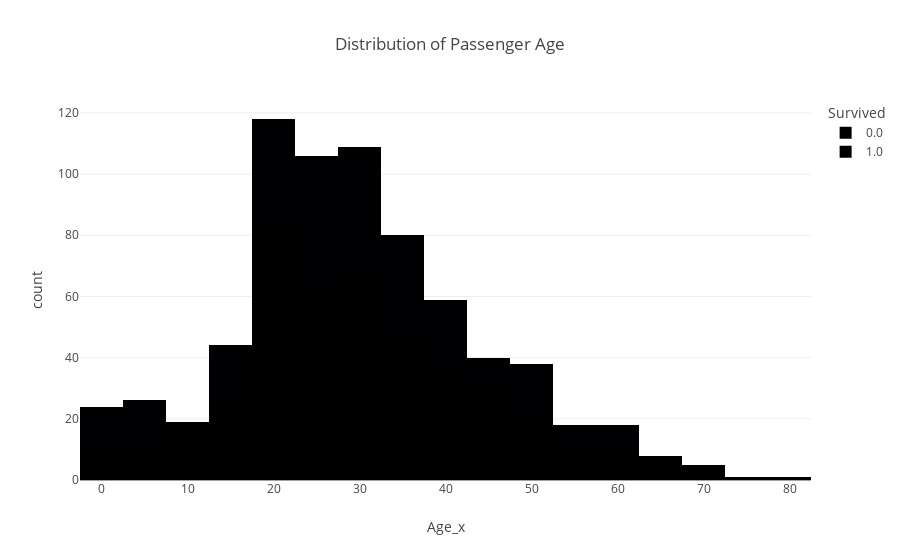
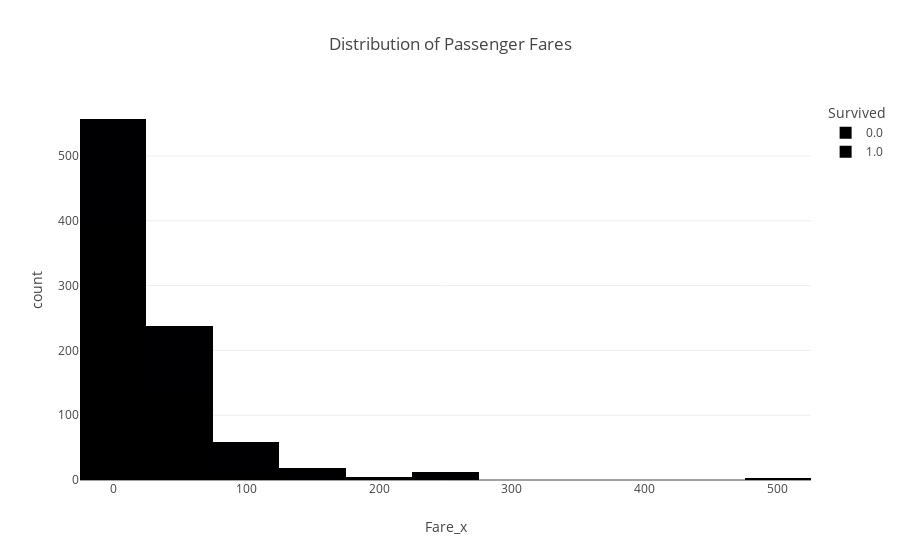
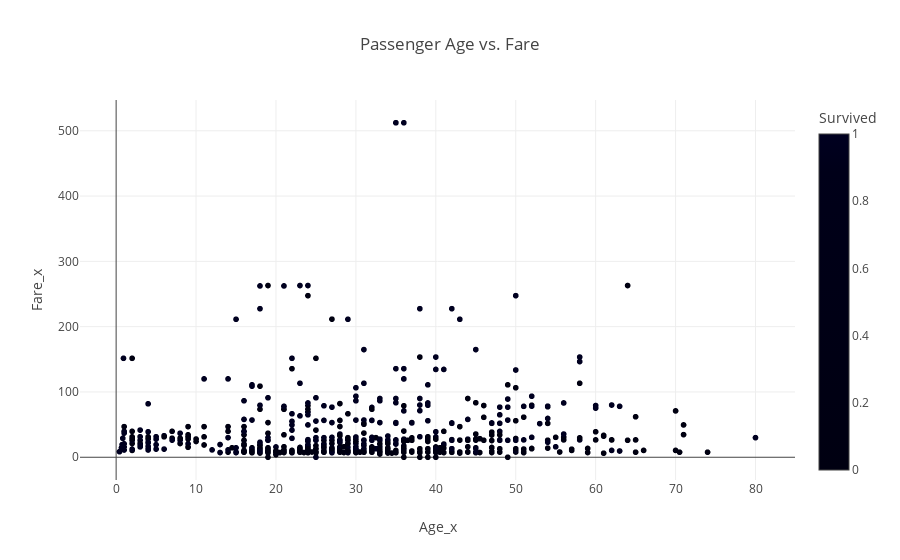

Source (notebook cell) for these figures, in order:
### Code cell
fig_age = px.histogram(titanic_df, x="Age_x", nbins=20,
                       color="Survived",
                       title="Distribution of Passenger Age")


fig_fare = px.histogram(titanic_df, x="Fare_x", nbins=20, 
                        color="Survived",
                        title="Distribution of Passenger Fares")

fig_scatter = px.scatter(titanic_df, x="Age_x", y="Fare_x", 
                         color="Survived",
                         title="Passenger Age vs. Fare")


# Show the figures in the notebook
fig_age.show()
fig_fare.show()
fig_scatter.show()

### Figure 1 — Plotly figure (JSON) as saved in the notebook; plotly's stock layout.template omitted (floating-point values rounded to 4 significant figures; data arrays with more than 128 entries replaced by an {"elided": "..."} marker saying what was removed)
{"data": [{"alignmentgroup": "True", "bingroup": "x", "hovertemplate": "Survived=0.0<br>Age_x=%{x}<br>count=%{y}<extra></extra>", "legendgroup": "0.0", "marker": {"color": "#000001", "pattern": {"shape": ""}}, "name": "0.0", "nbinsx": 20, "offsetgroup": "0.0", "orientation": "v", "showlegend": true, "type": "histogram", "x": {"elided": "549 float values"}, "xaxis": "x", "yaxis": "y"}, {"alignmentgroup": "True", "bingroup": "x", "hovertemplate": "Survived=1.0<br>Age_x=%{x}<br>count=%{y}<extra></extra>", "legendgroup": "1.0", "marker": {"color": "#000002", "pattern": {"shape": ""}}, "name": "1.0", "nbinsx": 20, "offsetgroup": "1.0", "orientation": "v", "showlegend": true, "type": "histogram", "x": {"elided": "342 float values"}, "xaxis": "x", "yaxis": "y"}], "layout": {"barmode": "relative", "legend": {"title": {"text": "Survived"}, "tracegroupgap": 0}, "title": {"text": "Distribution of Passenger Age"}, "xaxis": {"anchor": "y", "domain": [0, 1], "title": {"text": "Age_x"}}, "yaxis": {"anchor": "x", "domain": [0, 1], "title": {"text": "count"}}}}

### Figure 2 — Plotly figure (JSON) as saved in the notebook; plotly's stock layout.template omitted (floating-point values rounded to 4 significant figures; data arrays with more than 128 entries replaced by an {"elided": "..."} marker saying what was removed)
{"data": [{"alignmentgroup": "True", "bingroup": "x", "hovertemplate": "Survived=0.0<br>Fare_x=%{x}<br>count=%{y}<extra></extra>", "legendgroup": "0.0", "marker": {"color": "#000001", "pattern": {"shape": ""}}, "name": "0.0", "nbinsx": 20, "offsetgroup": "0.0", "orientation": "v", "showlegend": true, "type": "histogram", "x": {"elided": "549 float values"}, "xaxis": "x", "yaxis": "y"}, {"alignmentgroup": "True", "bingroup": "x", "hovertemplate": "Survived=1.0<br>Fare_x=%{x}<br>count=%{y}<extra></extra>", "legendgroup": "1.0", "marker": {"color": "#000002", "pattern": {"shape": ""}}, "name": "1.0", "nbinsx": 20, "offsetgroup": "1.0", "orientation": "v", "showlegend": true, "type": "histogram", "x": {"elided": "342 float values"}, "xaxis": "x", "yaxis": "y"}], "layout": {"barmode": "relative", "legend": {"title": {"text": "Survived"}, "tracegroupgap": 0}, "title": {"text": "Distribution of Passenger Fares"}, "xaxis": {"anchor": "y", "domain": [0, 1], "title": {"text": "Fare_x"}}, "yaxis": {"anchor": "x", "domain": [0, 1], "title": {"text": "count"}}}}

### Figure 3 — Plotly figure (JSON) as saved in the notebook; plotly's stock layout.template omitted (floating-point values rounded to 4 significant figures; data arrays with more than 128 entries replaced by an {"elided": "..."} marker saying what was removed)
{"data": [{"hovertemplate": "Age_x=%{x}<br>Fare_x=%{y}<br>Survived=%{marker.color}<extra></extra>", "legendgroup": "", "marker": {"color": {"elided": "1309 int values"}, "coloraxis": "coloraxis", "symbol": "circle"}, "mode": "markers", "name": "", "showlegend": false, "type": "scattergl", "x": {"elided": "1309 float values"}, "xaxis": "x", "y": {"elided": "1309 float values"}, "yaxis": "y"}], "layout": {"coloraxis": {"colorbar": {"title": {"text": "Survived"}}, "colorscale": [[0, "#000011"], [0.1111, "#000012"], [0.2222, "#000013"], [0.3333, "#000014"], [0.4444, "#000015"], [0.5556, "#000016"], [0.6667, "#000017"], [0.7778, "#000018"], [0.8889, "#000019"], [1, "#000020"]]}, "legend": {"tracegroupgap": 0}, "title": {"text": "Passenger Age vs. Fare"}, "xaxis": {"anchor": "y", "domain": [0, 1], "title": {"text": "Age_x"}}, "yaxis": {"anchor": "x", "domain": [0, 1], "title": {"text": "Fare_x"}}}}
